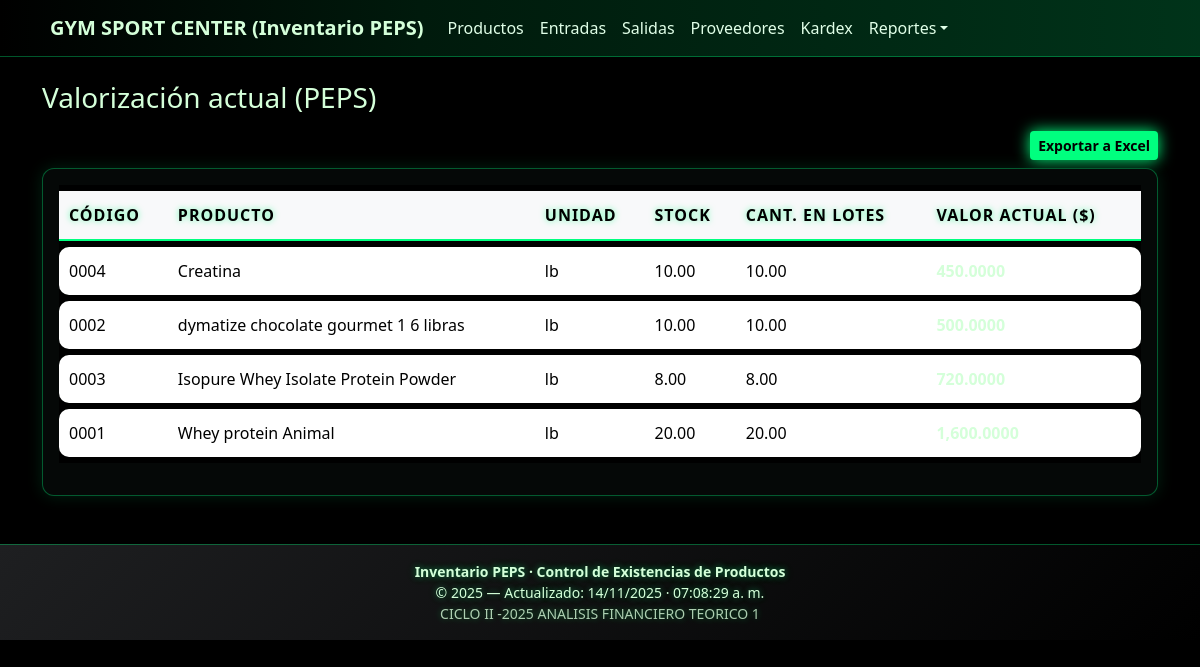
/index.php?controller=reportes&action=valorizacion, run on the app's committed database.
### tables this page shows
CREATE TABLE `productos` (
  `id` int(11) NOT NULL,
  `codigo` varchar(50) DEFAULT NULL,
  `nombre` varchar(120) NOT NULL,
  `unidad` varchar(20) DEFAULT 'unidad',
  `proveedor_id` int(10) UNSIGNED DEFAULT NULL,
  `stock` decimal(12,2) NOT NULL DEFAULT 0.00,
  `creado_en` timestamp NOT NULL DEFAULT current_timestamp(),
  `imagen` varchar(255) DEFAULT NULL
);

### app/core/controller.php (called while the page is built, shortened)
<?php
class Controller {
  protected function view($view, $data = []) {
    extract($data);
    require __DIR__ . '/../views/layout/header.php';
    require __DIR__ . '/../views/' . $view . '.php';
    require __DIR__ . '/../views/layout/footer.php';
  }
}

### app/controllers/ReportesController.php (called while the page is built, shortened)
<?php
require_once __DIR__ . '/../core/Controller.php';
require_once __DIR__ . '/../models/Movimiento.php';
class ReportesController extends Controller {
  public function valorizacion() {
    $resumen = Movimiento::valorizacionActual();
    $this->view('reportes/valorizacion', compact('resumen'));
  }
}

### index.php (called while the page is built, shortened)
<?php
require_once __DIR__ . '/app/core/controller.php';
$action = $_GET['action'] ?? 'index';
$controller = new $controllerClass();
$controller->$action();

### app/models/Movimiento.php (called while the page is built, shortened)
<?php
class Movimiento {
  public static function valorizacionActual() {
    $pdo = Database::getInstance();
    $sql = "
      SELECT
        p.id     AS producto_id,
        p.codigo,
        p.nombre,
        p.unidad,
        p.stock,
        SUM(l.cantidad_disponible * l.costo_unitario) AS valor_actual,
        SUM(l.cantidad_disponible)                    AS cant_disponible
      FROM productos p
      LEFT JOIN lotes l ON l.producto_id = p.id
      GROUP BY
        p.id, p.codigo, p.nombre, p.unidad, p.stock
      ORDER BY p.nombre ASC
    ";
    return $pdo->query($sql)->fetchAll();
  }
}

### app/views/reportes/valorizacion.php (the view)
<h3 class="mb-3">Valorización actual (PEPS)</h3>
<div class="d-flex justify-content-end mb-2">
  <form method="post" action="index.php?controller=reportes&action=valorizacion_xls">
    <button class="btn btn-success btn-sm">Exportar a Excel</button>
  </form>
</div>
<div class="card shadow-sm">
  <div class="card-body table-responsive">
    <table class="table table-hover align-middle">
      <thead class="table-light">
        <tr>
          <th>Código</th><th>Producto</th><th>Unidad</th><th>Stock</th><th>Cant. en lotes</th><th>Valor actual ($)</th>
        </tr>
      </thead>
      <tbody>
        <?php foreach ($resumen as $r): ?>
          <tr>
            <td><?php echo htmlspecialchars($r['codigo']); ?></td>
            <td><?php echo htmlspecialchars($r['nombre']); ?></td>
            <td><?php echo htmlspecialchars($r['unidad']); ?></td>
            <td><?php echo number_format($r['stock'],2); ?></td>
            <td><?php echo number_format($r['cant_disponible'] ?? 0,2); ?></td>
            <td><strong><?php echo number_format($r['valor_actual'] ?? 0,4); ?></strong></td>
          </tr>
        <?php endforeach; ?>
      </tbody>
    </table>
  </div>
</div>

### public/css/styles.css (style rules this page uses)
body, html { background-color: #000000 !important; color: #d4ffd9 !important; font-family: "Segoe UI", sans-serif; }
body, html, .card, .card * , .table, * , .form-control, .form-control *, .navbar, .navbar *, .dropdown-menu, .dropdown-item, label, p, span, h1, h2, h3, h4, h5, h6 { color: #d4ffd9 !important; }
.card { background-color: #050807 !important; border-radius: 12px !important; border: 1px solid #00ff7f55 !important; box-shadow: 0 0 16px #00ff7f22 !important; color: #d4ffd9 !important; }
.table { background-color: #000 !important; border-collapse: separate !important; border-spacing: 0 6px !important; }
.table thead tr { background: linear-gradient(90deg, #001707, #003816) !important; }
.table thead th { color: #00ff7f !important; text-transform: uppercase; letter-spacing: 1px; border-bottom: 2px solid #00ff7f !important; padding: 12px 10px !important; }
.table thead th { text-shadow: 0 0 6px #00ff7f99; }
.table tbody tr { background: #010a06 !important; border-radius: 10px !important; overflow: hidden; transition: all .2s ease-in-out; border-left: 3px solid #004f28; }
.table tbody tr td { padding: 12px 10px !important; border-top: none !important; border-bottom: none !important; }
.table tbody tr td:first-child { border-radius: 10px 0 0 10px; }
.table tbody tr td:last-child { border-radius: 0 10px 10px 0; }
::placeholder { color: #59ff9a !important; }
.btn-success { background: #00ff7f !important; border: none !important; color: #000 !important; font-weight: bold; box-shadow: 0 0 15px #00ff7f !important; }
.table tbody td, .table thead th { color: #000000 !important; }
html, body { height: 100%; }

### data on the page
productos: codigo "0004", nombre "Creatina", unidad "lb", stock "10.00", cant_disponible "10.00"
productos: codigo "0002", nombre "dymatize chocolate gourmet 1 6 libras", unidad "lb", stock "10.00", cant_disponible "10.00"
productos: codigo "0003", nombre "Isopure Whey Isolate Protein Powder", unidad "lb", stock "8.00", cant_disponible "8.00"
productos: codigo "0001", nombre "Whey protein Animal", unidad "lb", stock "20.00", cant_disponible "20.00"
